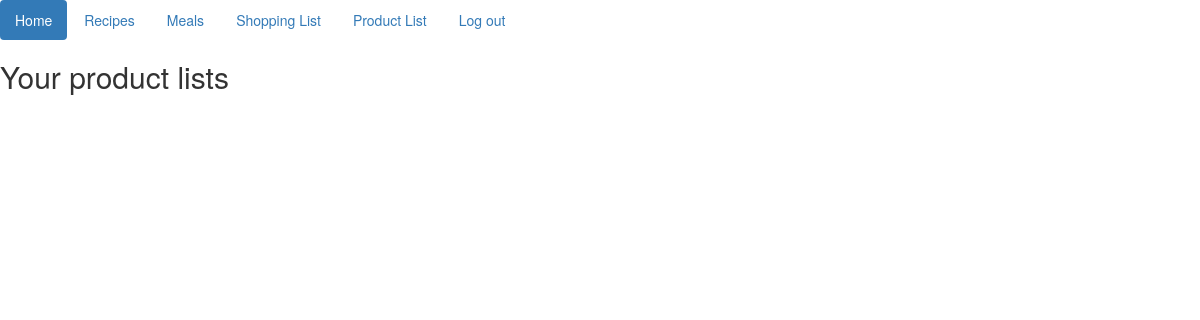
The page /product_lists/ (signed in) on the database as committed earlier.
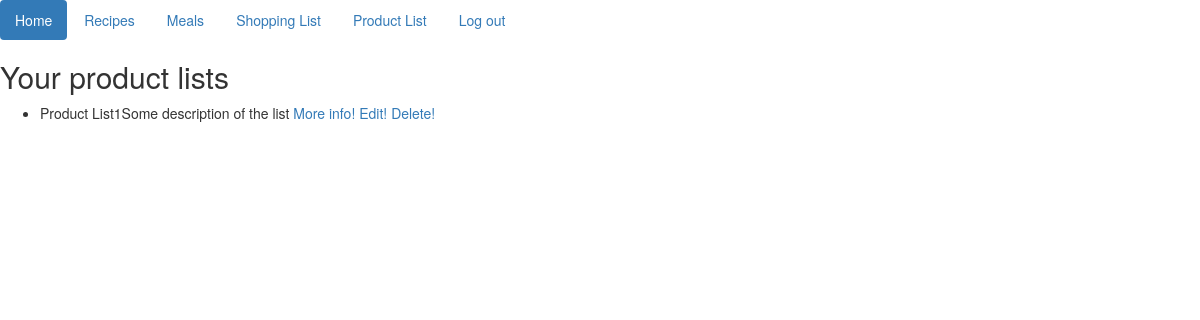
The same page on the database as committed later.
### recipe/models.py (models this page shows)
class ProductList(models.Model):
    name = models.CharField(max_length=200)
    user = models.ForeignKey(User, on_delete=models.CASCADE)
    description = models.CharField(max_length=200)
    items = models.ManyToManyField(Ingredient)
    class Meta:
        ordering = ["-id"]
    def __str__(self):
        return self.name + self.description

### website/views.py (the view)
# urls.py: url(r'^product_lists/', ShowProductLists.as_view()),
class ShowProductLists(ListView):
    context_object_name = 'product_list'
    queryset = ProductList.objects.all()
    def get_context_data(self, **kwargs):
        queryset = ProductList.objects.filter(user=self.request.user)
        context = {
            'paginator': None,
            'page_obj': None,
            'is_paginated': False,
            'object_list': queryset,
        }
        context.update(kwargs)
        return context

### templates/recipe/productlist_list.html
{% extends "index.html" %}
{% block content %}
    <h2>Your product lists</h2>
    <ul>
        {% for product_list in object_list %}
            <li>{{ product_list }} <a href="/product_list/{{ product_list.id }}">More info!</a> <a
                    href="/edit_product_list/{{ product_list.id }}">Edit!</a> <a
                    href="/delete_product_list/{{ product_list.id }}">Delete!</a>
            </li>
        {% endfor %}
    </ul>
{% endblock %}

Rows that differ between the two databases and show on the page:
added ProductList: name+description "Product List1Some description of the list"
